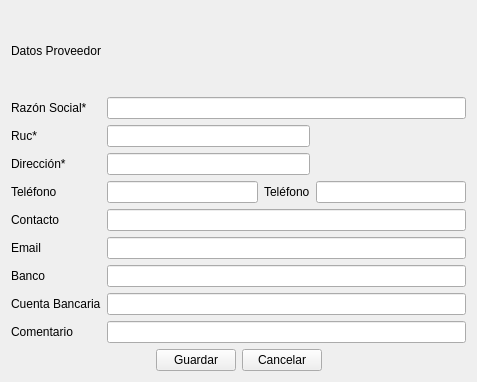
<?xml version="1.0" encoding="UTF-8"?>
<ui version="4.0">
 <class>ui_datos_proveedor</class>
 <widget class="QWidget" name="ui_datos_proveedor">
  <property name="geometry">
   <rect>
    <x>0</x>
    <y>0</y>
    <width>477</width>
    <height>382</height>
   </rect>
  </property>
  <property name="windowTitle">
   <string>Form</string>
  </property>
  <layout class="QGridLayout" name="gridLayout_2">
   <item row="0" column="0">
    <layout class="QGridLayout" name="gridLayout">
     <item row="1" column="1">
      <widget class="QLabel" name="label_2">
       <property name="text">
        <string>Razón Social*</string>
       </property>
      </widget>
     </item>
     <item row="1" column="2" colspan="3">
      <widget class="QLineEdit" name="lineEdit_razon_social"/>
     </item>
     <item row="2" column="1">
      <widget class="QLabel" name="label_3">
       <property name="text">
        <string>Ruc*</string>
       </property>
      </widget>
     </item>
     <item row="2" column="2" colspan="2">
      <widget class="QLineEdit" name="lineEdit_ruc"/>
     </item>
     <item row="3" column="1">
      <widget class="QLabel" name="label_4">
       <property name="text">
        <string>Dirección*</string>
       </property>
      </widget>
     </item>
     <item row="3" column="2" colspan="2">
      <widget class="QLineEdit" name="lineEdit_direccion"/>
     </item>
     <item row="4" column="1">
      <widget class="QLabel" name="label_5">
       <property name="text">
        <string>Teléfono</string>
       </property>
      </widget>
     </item>
     <item row="4" column="2">
      <widget class="QLineEdit" name="lineEdit_telefono1"/>
     </item>
     <item row="4" column="3">
      <widget class="QLabel" name="label_6">
       <property name="text">
        <string>Teléfono</string>
       </property>
      </widget>
     </item>
     <item row="4" column="4">
      <widget class="QLineEdit" name="lineEdit_telefono2"/>
     </item>
     <item row="5" column="1">
      <widget class="QLabel" name="label_7">
       <property name="text">
        <string>Contacto</string>
       </property>
      </widget>
     </item>
     <item row="5" column="2" colspan="3">
      <widget class="QLineEdit" name="lineEdit_nombre_contacto"/>
     </item>
     <item row="6" column="1">
      <widget class="QLabel" name="label_10">
       <property name="text">
        <string>Email</string>
       </property>
      </widget>
     </item>
     <item row="6" column="2" colspan="3">
      <widget class="QLineEdit" name="lineEdit_email"/>
     </item>
     <item row="7" column="1">
      <widget class="QLabel" name="label_8">
       <property name="text">
        <string>Banco</string>
       </property>
      </widget>
     </item>
     <item row="7" column="2" colspan="3">
      <widget class="QLineEdit" name="lineEdit_nombre_banco"/>
     </item>
     <item row="8" column="1">
      <widget class="QLabel" name="label_9">
       <property name="text">
        <string>Cuenta Bancaria</string>
       </property>
      </widget>
     </item>
     <item row="8" column="2" colspan="3">
      <widget class="QLineEdit" name="lineEdit_numero_cuenta"/>
     </item>
     <item row="9" column="1">
      <widget class="QLabel" name="label_11">
       <property name="text">
        <string>Comentario</string>
       </property>
      </widget>
     </item>
     <item row="9" column="2" colspan="3">
      <widget class="QLineEdit" name="lineEdit_comentario"/>
     </item>
     <item row="10" column="1" colspan="4">
      <layout class="QHBoxLayout" name="horizontalLayout">
       <item>
        <spacer name="horizontalSpacer">
         <property name="orientation">
          <enum>Qt::Horizontal</enum>
         </property>
         <property name="sizeHint" stdset="0">
          <size>
           <width>40</width>
           <height>20</height>
          </size>
         </property>
        </spacer>
       </item>
       <item>
        <widget class="QPushButton" name="pushButton_save">
         <property name="text">
          <string>Guardar</string>
         </property>
        </widget>
       </item>
       <item>
        <widget class="QPushButton" name="pushButton_cancel">
         <property name="text">
          <string>Cancelar</string>
         </property>
        </widget>
       </item>
       <item>
        <spacer name="horizontalSpacer_2">
         <property name="orientation">
          <enum>Qt::Horizontal</enum>
         </property>
         <property name="sizeHint" stdset="0">
          <size>
           <width>40</width>
           <height>20</height>
          </size>
         </property>
        </spacer>
       </item>
      </layout>
     </item>
     <item row="0" column="1" colspan="2">
      <widget class="QLabel" name="label">
       <property name="text">
        <string>Datos Proveedor</string>
       </property>
      </widget>
     </item>
    </layout>
   </item>
  </layout>
 </widget>
 <resources/>
 <connections/>
</ui>
